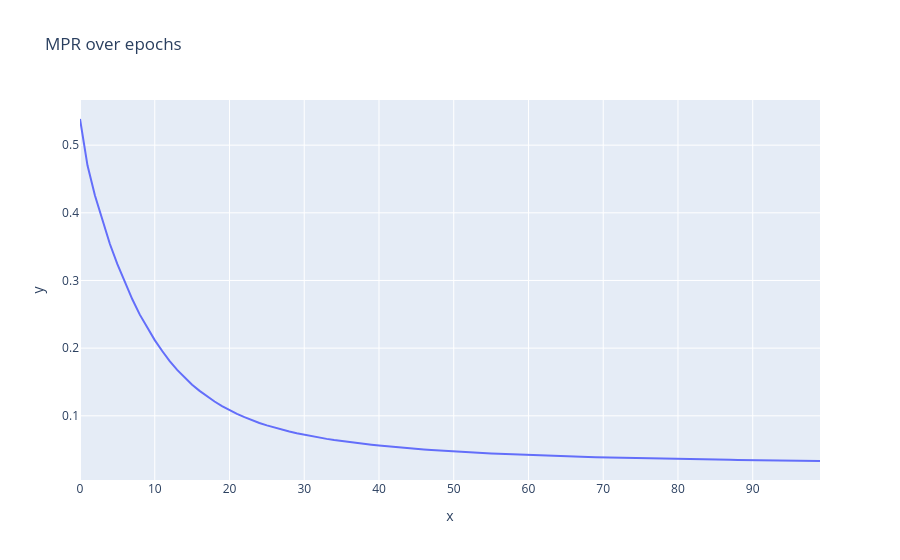

Notebook code cell kept with this figure:
### Code cell
px.line(y=mprs, title="MPR over epochs")
